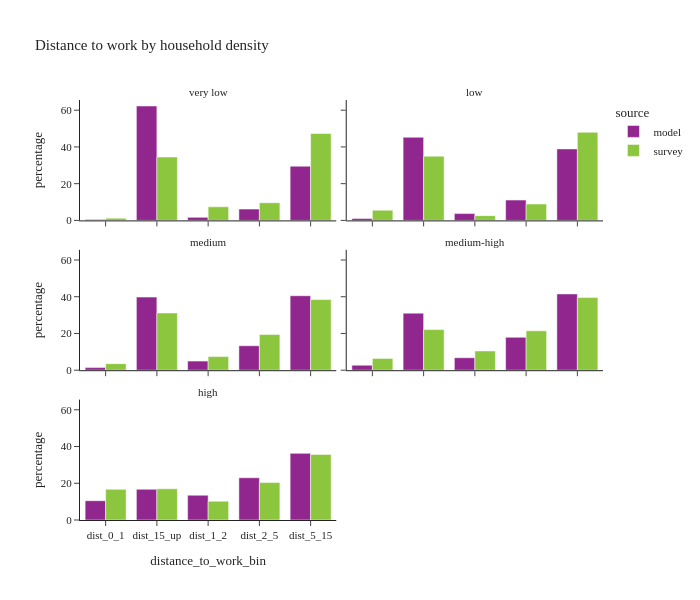

The notebook cell this image was saved under:
### Markdown cell above
- Household density represents the household density of a person's home location

### Code cell
df_plot = per_data.loc[(per_data['is_worker']) & (per_data['distance_to_work_bin'] != float('nan'))].groupby(['source','log_hh_1_group','distance_to_work_bin'])['person_weight'].sum().reset_index()
df_plot['percentage'] = df_plot.groupby(['source','log_hh_1_group'], group_keys=False)['person_weight']. \
    apply(lambda x: 100 * x / float(x.sum()))
# df_plot

fig = px.bar(df_plot, x="distance_to_work_bin", y="percentage", color="source",barmode="group",
             facet_col="log_hh_1_group", facet_col_wrap=2,
             title="Distance to work by household density")
fig.for_each_annotation(lambda a: a.update(text = a.text.split("=")[-1]))
fig.update_layout(height=600, width=700, font=dict(size=11))
fig.show()

### Figure 1 — Plotly figure (JSON) as saved in the notebook; plotly's stock layout.template omitted (floating-point values rounded to 4 significant figures)
{"data": [{"alignmentgroup": "True", "hovertemplate": "source=model<br>log_hh_1_group=very low<br>distance_to_work_bin=%{x}<br>percentage=%{y}<extra></extra>", "legendgroup": "model", "marker": {"color": "#91268F", "pattern": {"shape": ""}}, "name": "model", "offsetgroup": "model", "orientation": "v", "showlegend": true, "textposition": "auto", "type": "bar", "x": ["dist_0_1", "dist_15_up", "dist_1_2", "dist_2_5", "dist_5_15"], "xaxis": "x5", "y": [0.4426, 62.27, 1.657, 6.139, 29.49], "yaxis": "y5"}, {"alignmentgroup": "True", "hovertemplate": "source=model<br>log_hh_1_group=low<br>distance_to_work_bin=%{x}<br>percentage=%{y}<extra></extra>", "legendgroup": "model", "marker": {"color": "#91268F", "pattern": {"shape": ""}}, "name": "model", "offsetgroup": "model", "orientation": "v", "showlegend": false, "textposition": "auto", "type": "bar", "x": ["dist_0_1", "dist_15_up", "dist_1_2", "dist_2_5", "dist_5_15"], "xaxis": "x6", "y": [1.038, 45.26, 3.71, 11.07, 38.92], "yaxis": "y6"}, {"alignmentgroup": "True", "hovertemplate": "source=model<br>log_hh_1_group=medium<br>distance_to_work_bin=%{x}<br>percentage=%{y}<extra></extra>", "legendgroup": "model", "marker": {"color": "#91268F", "pattern": {"shape": ""}}, "name": "model", "offsetgroup": "model", "orientation": "v", "showlegend": false, "textposition": "auto", "type": "bar", "x": ["dist_0_1", "dist_15_up", "dist_1_2", "dist_2_5", "dist_5_15"], "xaxis": "x3", "y": [1.403, 39.8, 4.948, 13.31, 40.54], "yaxis": "y3"}, {"alignmentgroup": "True", "hovertemplate": "source=model<br>log_hh_1_group=medium-high<br>distance_to_work_bin=%{x}<br>percentage=%{y}<extra></extra>", "legendgroup": "model", "marker": {"color": "#91268F", "pattern": {"shape": ""}}, "name": "model", "offsetgroup": "model", "orientation": "v", "showlegend": false, "textposition": "auto", "type": "bar", "x": ["dist_0_1", "dist_15_up", "dist_1_2", "dist_2_5", "dist_5_15"], "xaxis": "x4", "y": [2.73, 31.05, 6.795, 17.91, 41.52], "yaxis": "y4"}, {"alignmentgroup": "True", "hovertemplate": "source=model<br>log_hh_1_group=high<br>distance_to_work_bin=%{x}<br>percentage=%{y}<extra></extra>", "legendgroup": "model", "marker": {"color": "#91268F", "pattern": {"shape": ""}}, "name": "model", "offsetgroup": "model", "orientation": "v", "showlegend": false, "textposition": "auto", "type": "bar", "x": ["dist_0_1", "dist_15_up", "dist_1_2", "dist_2_5", "dist_5_15"], "xaxis": "x", "y": [10.49, 16.73, 13.49, 23.01, 36.28], "yaxis": "y"}, {"alignmentgroup": "True", "hovertemplate": "source=survey<br>log_hh_1_group=very low<br>distance_to_work_bin=%{x}<br>percentage=%{y}<extra></extra>", "legendgroup": "survey", "marker": {"color": "#8CC63E", "pattern": {"shape": ""}}, "name": "survey", "offsetgroup": "survey", "orientation": "v", "showlegend": true, "textposition": "auto", "type": "bar", "x": ["dist_0_1", "dist_15_up", "dist_1_2", "dist_2_5", "dist_5_15"], "xaxis": "x5", "y": [1.234, 34.48, 7.391, 9.604, 47.29], "yaxis": "y5"}, {"alignmentgroup": "True", "hovertemplate": "source=survey<br>log_hh_1_group=low<br>distance_to_work_bin=%{x}<br>percentage=%{y}<extra></extra>", "legendgroup": "survey", "marker": {"color": "#8CC63E", "pattern": {"shape": ""}}, "name": "survey", "offsetgroup": "survey", "orientation": "v", "showlegend": false, "textposition": "auto", "type": "bar", "x": ["dist_0_1", "dist_15_up", "dist_1_2", "dist_2_5", "dist_5_15"], "xaxis": "x6", "y": [5.55, 34.95, 2.584, 8.943, 47.98], "yaxis": "y6"}, {"alignmentgroup": "True", "hovertemplate": "source=survey<br>log_hh_1_group=medium<br>distance_to_work_bin=%{x}<br>percentage=%{y}<extra></extra>", "legendgroup": "survey", "marker": {"color": "#8CC63E", "pattern": {"shape": ""}}, "name": "survey", "offsetgroup": "survey", "orientation": "v", "showlegend": false, "textposition": "auto", "type": "bar", "x": ["dist_0_1", "dist_15_up", "dist_1_2", "dist_2_5", "dist_5_15"], "xaxis": "x3", "y": [3.567, 31.16, 7.413, 19.41, 38.45], "yaxis": "y3"}, {"alignmentgroup": "True", "hovertemplate": "source=survey<br>log_hh_1_group=medium-high<br>distance_to_work_bin=%{x}<br>percentage=%{y}<extra></extra>", "legendgroup": "survey", "marker": {"color": "#8CC63E", "pattern": {"shape": ""}}, "name": "survey", "offsetgroup": "survey", "orientation": "v", "showlegend": false, "textposition": "auto", "type": "bar", "x": ["dist_0_1", "dist_15_up", "dist_1_2", "dist_2_5", "dist_5_15"], "xaxis": "x4", "y": [6.429, 22.11, 10.48, 21.44, 39.55], "yaxis": "y4"}, {"alignmentgroup": "True", "hovertemplate": "source=survey<br>log_hh_1_group=high<br>distance_to_work_bin=%{x}<br>percentage=%{y}<extra></extra>", "legendgroup": "survey", "marker": {"color": "#8CC63E", "pattern": {"shape": ""}}, "name": "survey", "offsetgroup": "survey", "orientation": "v", "showlegend": false, "textposition": "auto", "type": "bar", "x": ["dist_0_1", "dist_15_up", "dist_1_2", "dist_2_5", "dist_5_15"], "xaxis": "x", "y": [16.7, 16.99, 10.23, 20.37, 35.7], "yaxis": "y"}], "layout": {"annotations": [{"font": {}, "showarrow": false, "text": "high", "x": 0.245, "xanchor": "center", "xref": "paper", "y": 0.2867, "yanchor": "bottom", "yref": "paper"}, {"font": {}, "showarrow": false, "text": "medium", "x": 0.245, "xanchor": "center", "xref": "paper", "y": 0.6433, "yanchor": "bottom", "yref": "paper"}, {"font": {}, "showarrow": false, "text": "medium-high", "x": 0.755, "xanchor": "center", "xref": "paper", "y": 0.6433, "yanchor": "bottom", "yref": "paper"}, {"font": {}, "showarrow": false, "text": "very low", "x": 0.245, "xanchor": "center", "xref": "paper", "y": 1.0, "yanchor": "bottom", "yref": "paper"}, {"font": {}, "showarrow": false, "text": "low", "x": 0.755, "xanchor": "center", "xref": "paper", "y": 1.0, "yanchor": "bottom", "yref": "paper"}], "barmode": "group", "font": {"size": 11}, "height": 600, "legend": {"title": {"text": "source"}, "tracegroupgap": 0}, "title": {"text": "Distance to work by household density"}, "width": 700, "xaxis": {"anchor": "y", "domain": [0, 0.49], "title": {"text": "distance_to_work_bin"}}, "xaxis2": {"anchor": "y2", "domain": [0.51, 1], "matches": "x", "title": {"text": "distance_to_work_bin"}}, "xaxis3": {"anchor": "y3", "domain": [0, 0.49], "matches": "x", "showticklabels": false}, "xaxis4": {"anchor": "y4", "domain": [0.51, 1], "matches": "x", "showticklabels": false}, "xaxis5": {"anchor": "y5", "domain": [0, 0.49], "matches": "x", "showticklabels": false}, "xaxis6": {"anchor": "y6", "domain": [0.51, 1], "matches": "x", "showticklabels": false}, "yaxis": {"anchor": "x", "domain": [0, 0.2867], "title": {"text": "percentage"}}, "yaxis2": {"anchor": "x2", "domain": [0, 0.2867], "matches": "y", "showticklabels": false}, "yaxis3": {"anchor": "x3", "domain": [0.3567, 0.6433], "matches": "y", "title": {"text": "percentage"}}, "yaxis4": {"anchor": "x4", "domain": [0.3567, 0.6433], "matches": "y", "showticklabels": false}, "yaxis5": {"anchor": "x5", "domain": [0.7133, 1.0], "matches": "y", "title": {"text": "percentage"}}, "yaxis6": {"anchor": "x6", "domain": [0.7133, 1.0], "matches": "y", "showticklabels": false}}}
